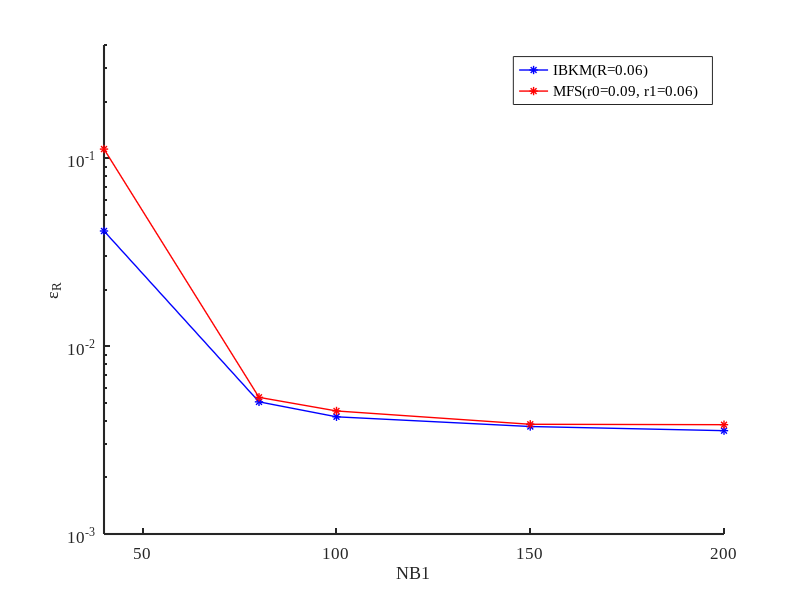

The MATLAB script that drew this image:
load('ibkm_mfs.mat')
m_bkm=ibkm_mfs;
nb=m_bkm(1,2:end);

for i_g=3    %mfs
semilogy(nb,m_bkm(i_g,2:end),'b-*','LineWidth',1);
hold on
end
for i_g=2     %ibkm
semilogy(nb,m_bkm(i_g,2:end),'r-*','LineWidth',1);
hold on
end
xlabel('NB1');
ylabel('\epsilon_{{R}}')
legend({'IBKM(R=0.06)','MFS(r0=0.09, r1=0.06)'},'FontSize',12,'Fontname', 'Times New Roman')
set(gca,'FontSize',12,'Fontname', 'Times New Roman');
box off
set(gca,'LineWidth',1.5)
axis([40 200 1E-3 4E-1])